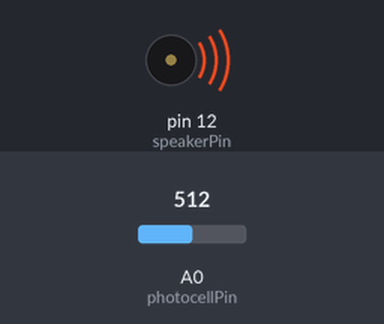
Recording of a sketch running on a simulated Arduino Uno, built with avr-gcc and run on an emulated ATmega328P. On the bench: buzzer (waves = sounding). Inputs (shaded band) come from the test bench; at power-on: A0 (photocellPin) = 512.

Above: at 0.1 s.
Timing chart, 0 to 1.6 s (numbered marks = the images above):
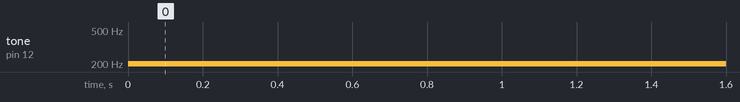

The sketch:

Soundbulb.ino
```cpp
/*
Adafruit Arduino - Lesson 10. Pseudo Thermin
*/

int speakerPin = 12;
int photocellPin = 0;

void setup()
{
}

void loop()
{
  int reading = analogRead(photocellPin);
  int pitch = 200 + reading / 200;
  tone(speakerPin, pitch);
}
```

Measured:
- by itself, tone on pin 12 (speakerPin): silent → 202 Hz at 0.00 s
